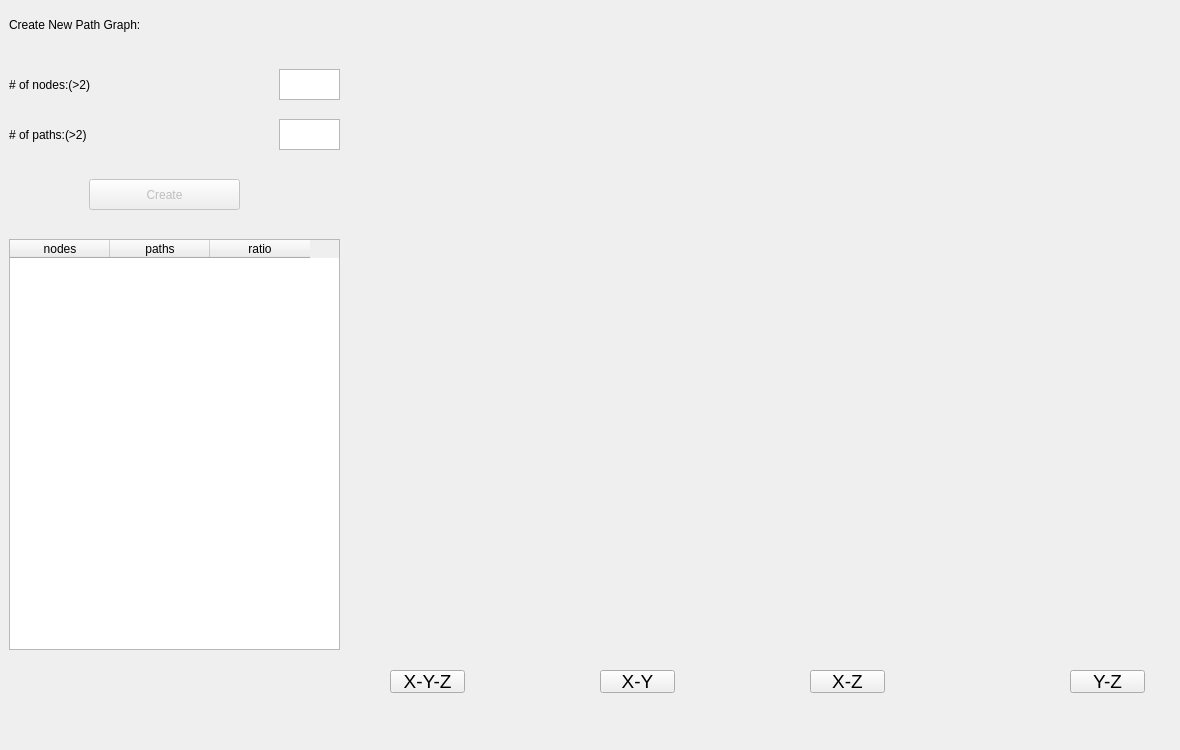
        <widget class="QWidget" name="analysis_for_path_topology">
         <attribute name="title">
          <string>analysis fo path topology</string>
         </attribute>
         <widget class="QWidget" name="widget" native="true">
          <property name="geometry">
           <rect>
            <x>-1</x>
            <y>-1</y>
            <width>361</width>
            <height>741</height>
           </rect>
          </property>
          <widget class="QTextEdit" name="number_of_nodes_path_graph_analysis">
           <property name="geometry">
            <rect>
             <x>280</x>
             <y>70</y>
             <width>61</width>
             <height>31</height>
            </rect>
           </property>
           <property name="verticalScrollBarPolicy">
            <enum>Qt::ScrollBarAlwaysOff</enum>
           </property>
           <property name="html">
            <string>&lt;!DOCTYPE HTML PUBLIC &quot;-//W3C//DTD HTML 4.0//EN&quot; &quot;http://www.w3.org/TR/REC-html40/strict.dtd&quot;&gt;
&lt;html&gt;&lt;head&gt;&lt;meta name=&quot;qrichtext&quot; content=&quot;1&quot; /&gt;&lt;style type=&quot;text/css&quot;&gt;
p, li { white-space: pre-wrap; }
&lt;/style&gt;&lt;/head&gt;&lt;body style=&quot; font-family:'MS Shell Dlg 2'; font-size:20pt; font-weight:400; font-style:normal;&quot;&gt;
&lt;p style=&quot;-qt-paragraph-type:empty; margin-top:0px; margin-bottom:0px; margin-left:0px; margin-right:0px; -qt-block-indent:0; text-indent:0px;&quot;&gt;&lt;br /&gt;&lt;/p&gt;&lt;/body&gt;&lt;/html&gt;</string>
           </property>
          </widget>
          <widget class="QLabel" name="label_3">
           <property name="geometry">
            <rect>
             <x>10</x>
             <y>70</y>
             <width>201</width>
             <height>31</height>
            </rect>
           </property>
           <property name="text">
            <string># of nodes:(&gt;2)</string>
           </property>
          </widget>
          <widget class="QLabel" name="label_4">
           <property name="geometry">
            <rect>
             <x>10</x>
             <y>120</y>
             <width>191</width>
             <height>31</height>
            </rect>
           </property>
           <property name="text">
            <string># of paths:(&gt;2)</string>
           </property>
          </widget>
          <widget class="QTextEdit" name="number_of_paths_path_graph_analysis">
           <property name="geometry">
            <rect>
             <x>280</x>
             <y>120</y>
             <width>61</width>
             <height>31</height>
            </rect>
           </property>
           <property name="verticalScrollBarPolicy">
            <enum>Qt::ScrollBarAlwaysOff</enum>
           </property>
          </widget>
          <widget class="QLabel" name="label_5">
           <property name="geometry">
            <rect>
             <x>10</x>
             <y>10</y>
             <width>311</width>
             <height>31</height>
            </rect>
           </property>
           <property name="text">
            <string>Create New Path Graph:</string>
           </property>
          </widget>
          <widget class="QPushButton" name="create_path_graph_btn">
           <property name="enabled">
            <bool>false</bool>
           </property>
           <property name="geometry">
            <rect>
             <x>90</x>
             <y>180</y>
             <width>151</width>
             <height>31</height>
            </rect>
           </property>
           <property name="text">
            <string>Create</string>
           </property>
          </widget>
          <widget class="QTableWidget" name="path_graphs_result_table">
           <property name="geometry">
            <rect>
             <x>10</x>
             <y>240</y>
             <width>331</width>
             <height>411</height>
            </rect>
           </property>
           <property name="rowCount">
            <number>0</number>
           </property>
           <property name="columnCount">
            <number>3</number>
           </property>
           <column>
            <property name="text">
             <string>nodes</string>
            </property>
           </column>
           <column>
            <property name="text">
             <string>paths</string>
            </property>
           </column>
           <column>
            <property name="text">
             <string>ratio</string>
            </property>
           </column>
          </widget>
         </widget>
         <widget class="QWidget" name="verticalLayoutWidget_4">
          <property name="geometry">
           <rect>
            <x>370</x>
            <y>40</y>
            <width>801</width>
            <height>601</height>
           </rect>
          </property>
          <layout class="QVBoxLayout" name="path_graph_analysis_layout"/>
         </widget>
         <widget class="QPushButton" name="change_path_ax_to_xz">
          <property name="geometry">
           <rect>
            <x>810</x>
            <y>670</y>
            <width>75</width>
            <height>23</height>
           </rect>
          </property>
          <property name="font">
           <font>
            <pointsize>14</pointsize>
           </font>
          </property>
          <property name="text">
           <string>X-Z</string>
          </property>
         </widget>
         <widget class="QPushButton" name="change_path_ax_to_xy">
          <property name="geometry">
           <rect>
            <x>600</x>
            <y>670</y>
            <width>75</width>
            <height>23</height>
           </rect>
          </property>
          <property name="font">
           <font>
            <pointsize>14</pointsize>
           </font>
          </property>
          <property name="text">
           <string>X-Y</string>
          </property>
         </widget>
         <widget class="QPushButton" name="change_path_ax_to_xyz">
          <property name="geometry">
           <rect>
            <x>390</x>
            <y>670</y>
            <width>75</width>
            <height>23</height>
           </rect>
          </property>
          <property name="font">
           <font>
            <pointsize>14</pointsize>
           </font>
          </property>
          <property name="text">
           <string>X-Y-Z</string>
          </property>
         </widget>
         <widget class="QPushButton" name="change_path_ax_to_yz">
          <property name="geometry">
           <rect>
            <x>1070</x>
            <y>670</y>
            <width>75</width>
            <height>23</height>
           </rect>
          </property>
          <property name="font">
           <font>
            <pointsize>14</pointsize>
           </font>
          </property>
          <property name="text">
           <string>Y-Z</string>
          </property>
         </widget>
         <widget class="QLabel" name="path_analysis_label">
          <property name="geometry">
           <rect>
            <x>370</x>
            <y>16</y>
            <width>801</width>
            <height>20</height>
           </rect>
          </property>
          <property name="font">
           <font>
            <pointsize>14</pointsize>
           </font>
          </property>
          <property name="text">
           <string/>
          </property>
         </widget>
        </widget>
